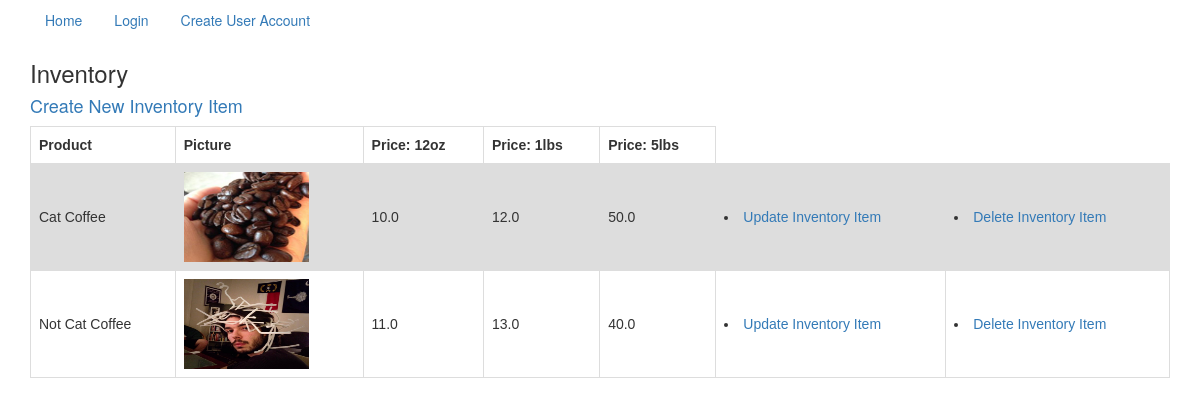
The app's page /customer_service/inventory with its own data.
### app/models.py (models this page shows, shortened)
class InventoryItem(models.Model):
    name = models.CharField(max_length=40, unique=True)
    picture = models.FileField()
    price_12_oz = models.FloatField()
    price_1_lbs = models.FloatField()
    price_5_lbs = models.FloatField()
    @property
    def image_url(self):
        if self.picture:
            return self.picture.url

### app/views.py (the view)
# urls.py: url(r'^customer_service/inventory$', InventoryListView.as_view(), name="inventory_list_view"),
class InventoryListView(ListView):
    model = InventoryItem

### templates/app/inventoryitem_list.html
{% extends 'base.html' %}
{% block content %}
<div class="container">
  <h3>Inventory</h3>
  <h4><a href="{% url 'inventory_create_view' %}">Create New Inventory Item</a>
</h4>
<table style="width:100%">
  <tr>
    <th>Product</th>
    <th>Picture</th>
    <th>Price: 12oz</th>
    <th>Price: 1lbs</th>
    <th>Price: 5lbs</th>
  </tr>
  {% for item in object_list %}
  <tr>
    <td>{{item.name}}</td>
    <td>
    <img src="{{ MEDIA_URL }} {{item.image_url }}" alt="Picture of {{ item.picture }}" style="width:125px;height:90px;">
    </td>
    <td>{{item.price_12_oz}}</td>
    <td>{{item.price_1_lbs}}</td>
    <td>{{item.price_5_lbs}}</td>
    <td> <li role="presentation"><a href="{% url 'inventory_update_view' item.id %}">Update Inventory Item</a></li></td>
      <td>  <li role="presentation"><a href="{% url 'inventory_delete_view' item.id %}">Delete Inventory Item</a></li></td>
  </tr>
  {% endfor %}
</table>
</div>
{% endblock %}

### templates/base.html (style rules this page uses)
body { background-color: white; }
table { font-family: arial, sans-serif; border-collapse: collapse; width: 100%; overflow: auto; }
td, th { border: 1px solid #dddddd; text-align: left; padding: 8px; }
tr:nth-child(even) { background-color: #dddddd; }

### records on screen
InventoryItem: name "Cat Coffee", image_url (picture), price_12_oz "10.0", price_1_lbs "12.0", price_5_lbs "50.0"
InventoryItem: name "Not Cat Coffee", image_url (picture), price_12_oz "11.0", price_1_lbs "13.0", price_5_lbs "40.0"
